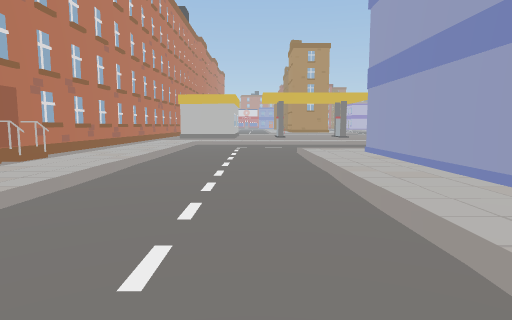
view 1 (above)

24 first-person views from a walk through a 3-D level made in the Unity game engine. The camera is 1.3 m above the floor, tilts 6° down and sees 75° across. The floor is counted in squares, 2 m on a side. Each view is taken from the middle of a square. On the plan, view 1 faces up. The plan holds only what a view shows up to about 10 squares ahead; the rest is blank. The place goes on beyond the plan. The player character is not drawn.

view 2
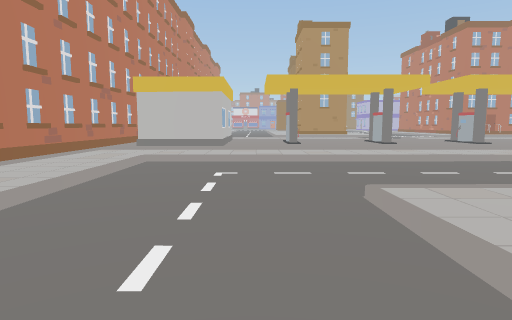

view 3
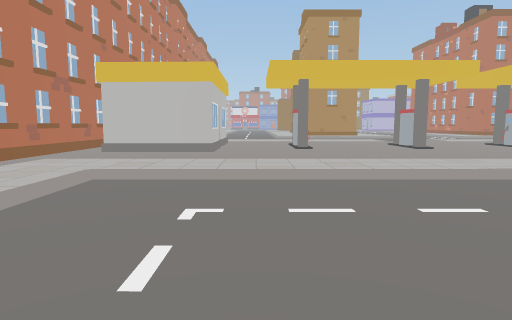

view 4
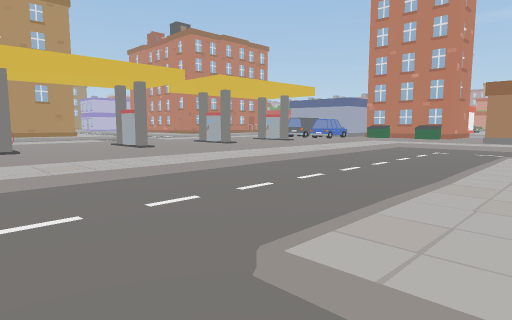

view 5
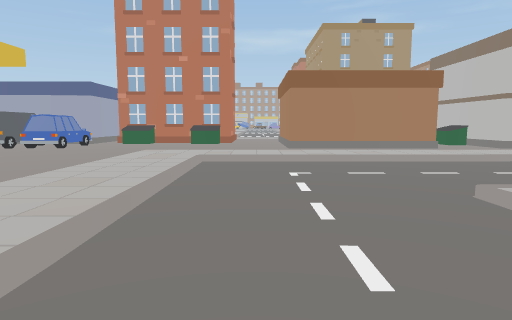

view 6
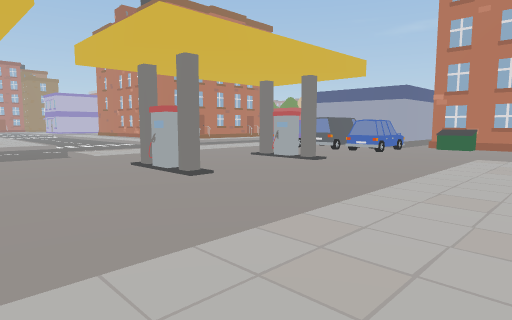

view 7
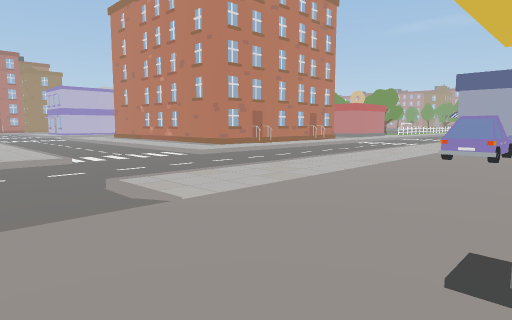

view 8
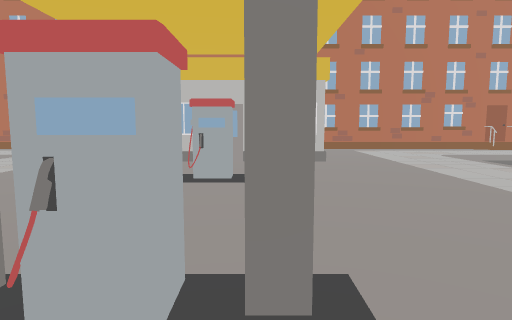

view 9
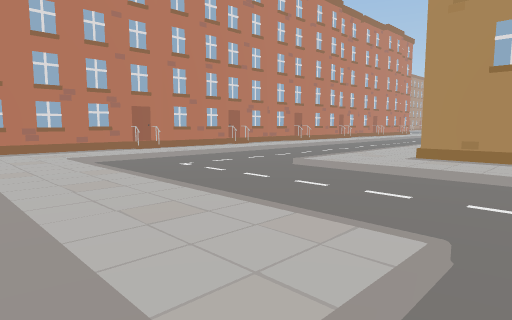

view 10
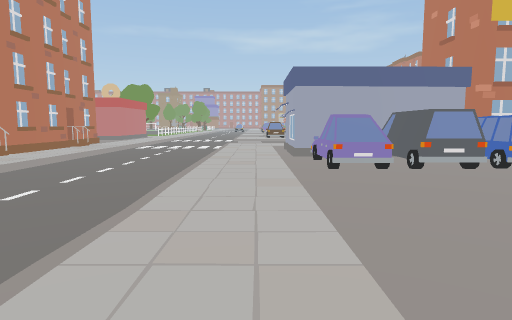

view 11
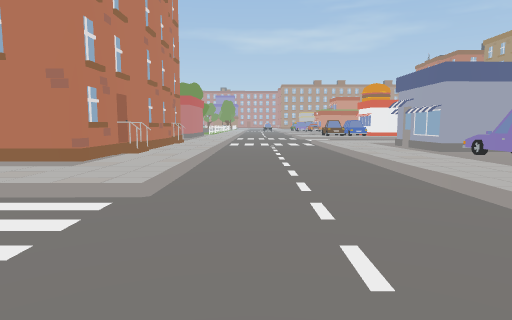

view 12
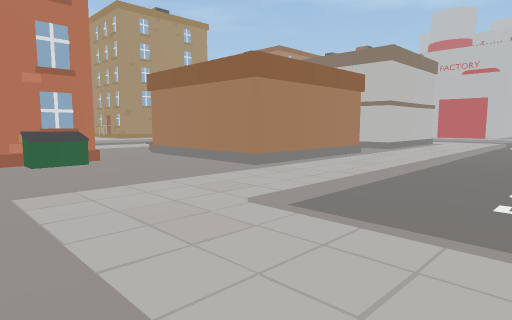

view 13
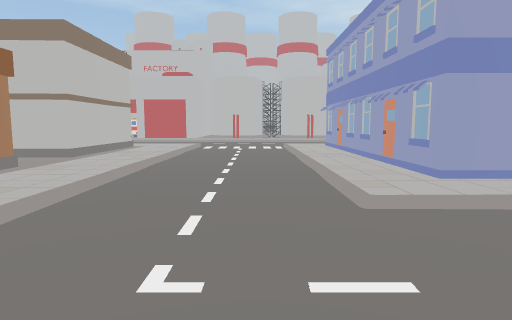

view 14
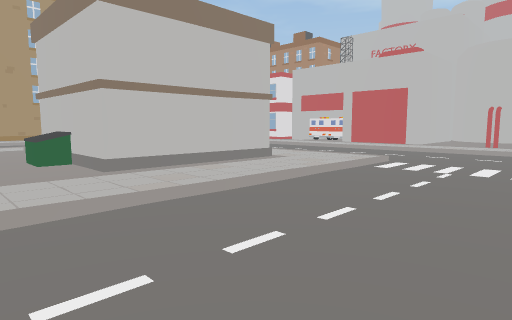

view 15
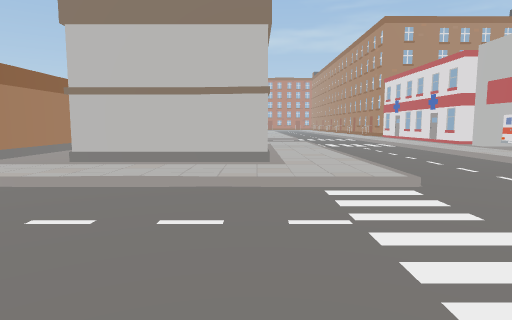

view 16
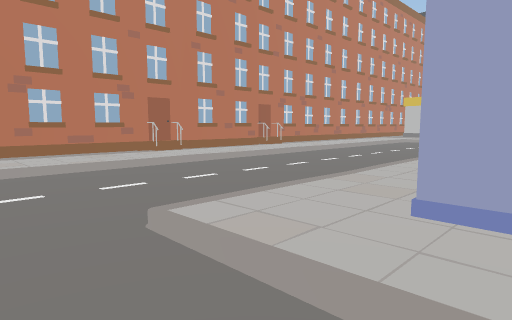

view 17
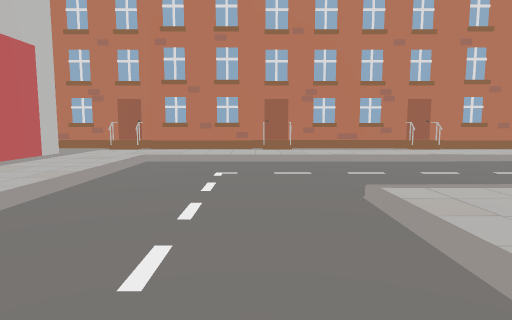

view 18
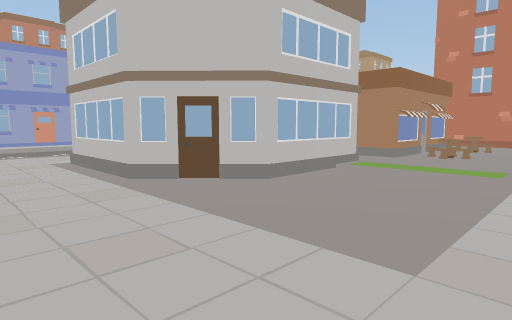

view 19
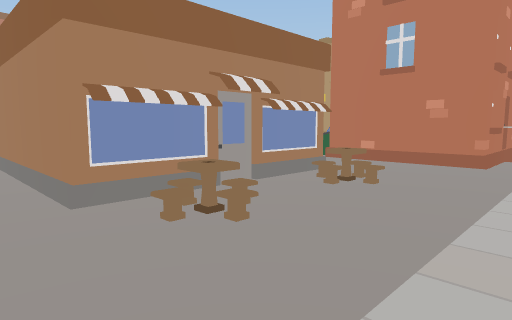

view 20
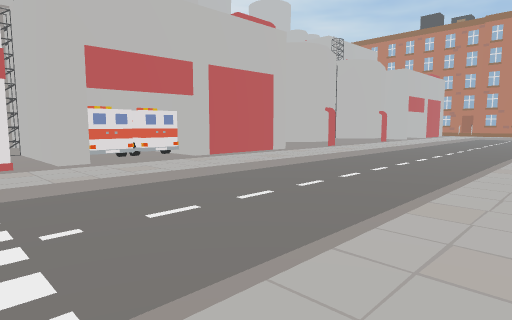

view 21
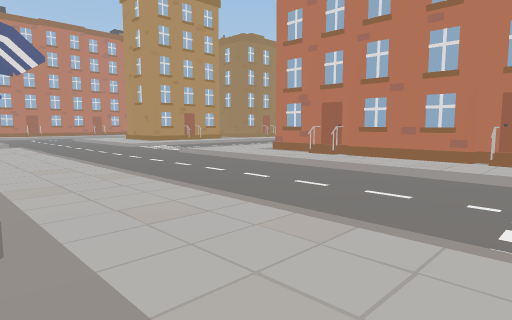

view 22
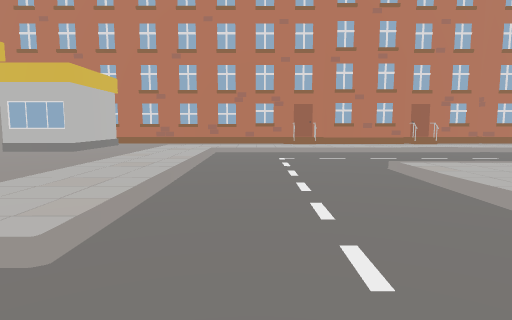

view 23
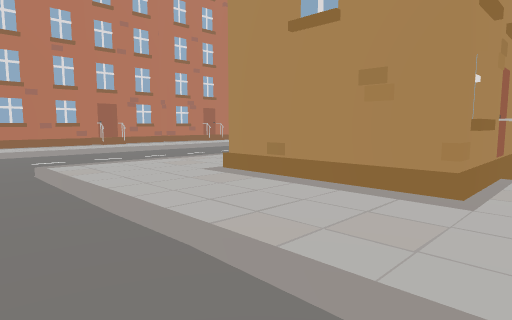

view 24
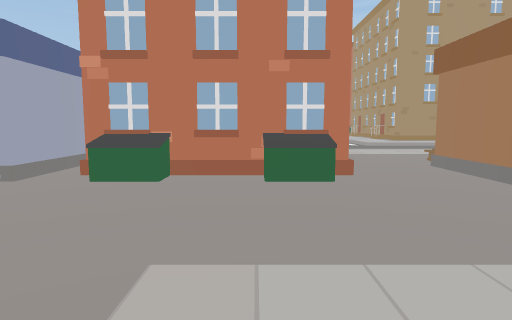

### Floor plan
Key: @ floor where view 1 was taken; # wall or solid block; . main floor; - floor 0.25 m lower than the main floor; / step, stairs or slope; H house; C car; B bin; O other object.
Columns run from 7 left of view 1 to 18 right of it. Each row starts with its distance up from view 1.
 26    #./--/.  #./--  #
 25    H./--/.H##./--/.#H####H
 24    #./--/...../--/.......
 23    #./--///////--////////
 22    #./--------------------
 21    H./--------------------
 20    #.///////--////////////
 19 H  #........--............
 18 H  #...............CCH##..
 17 H  #OOO............CC##
 16 H  #  O.#..#..#.#..CC#
 15    #  O.#..#..#.#..CC###
 14    #OOO..............B# H
 13    #.................B###
 12 H  #.................B###
 11 H  #./////////////...B##H
 10 H  #./-----------/........
  9 H  #./-----------/.###H...
  8    #./--///////--/.# ##...
  7    #./--/.  #./--/.# ##...
  6    #./--/.   ./--/.###H...
  5    #./--/.   ./--/..B.....
  4    H./--/.   H/--/.####//.
  3    #./--/.   H/--/.# ##...
  2    #./--/.   ./--/.####...
  1    #./--/.   ./--/.##H....
  0    #./-@/.#   /--/........
 -1    #./--///    --/////////
 -2    #./------  ------------
 -3    #./-----   ------------
 -4    #./////     ///////////
 -5    #.....       .........
 -6    H.##         #.####.##O
 -7    #                 OO #
 -8 O                     O #
 -9 O

Positions as (right, up) in squares from view 1, and headings:
1: (0, 0), facing up
2: (0, 5), facing up
3: (0, 7), facing up
4: (0, 7), facing up-right
5: (4, 10), facing right
6: (4, 11), facing up-right
7: (5, 16), facing up-right
8: (5, 16), facing left
9: (5, 18), facing up-left
10: (7, 19), facing right
11: (7, 22), facing right
12: (8, 13), facing down-right
13: (8, 11), facing down
14: (7, 6), facing down-right
15: (6, 1), facing right
16: (3, -2), facing up-left
17: (4, -2), facing left
18: (18, -1), facing up-left
19: (18, 5), facing up-left
20: (18, 0), facing down-left
21: (18, 18), facing up-left
22: (6, 21), facing left
23: (6, 22), facing up-left
24: (10, 12), facing right
